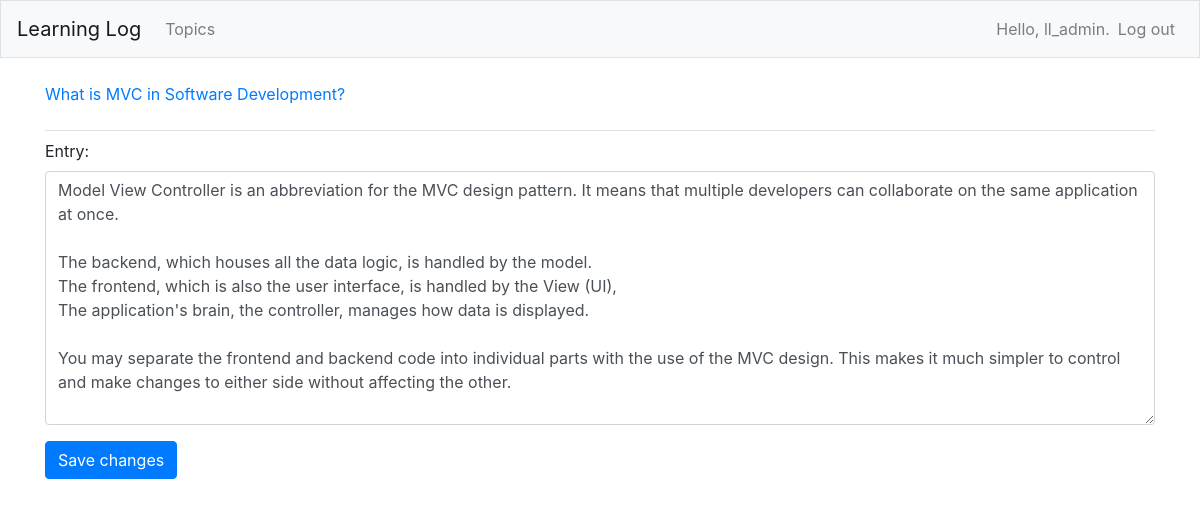
The app's page /edit_entry/8/ (signed in) with its own data.
### learning_logs/models.py (models this page shows, shortened)
class Topic(models.Model):
    text = models.CharField(max_length=200)
    date_added = models.DateTimeField(auto_now_add=True)
    owner = models.ForeignKey(User, on_delete=models.CASCADE)
    def __str__(self):
        return self.text

class Entry(models.Model):
    topic = models.ForeignKey(Topic, on_delete=models.CASCADE)
    text = models.TextField()
    date_added = models.DateTimeField(auto_now_add=True)
    class Meta:
        verbose_name_plural = 'entries'

### learning_logs/views.py (the view)
# urls.py: path('edit_entry/<int:entry_id>/', views.edit_entry, name='edit_entry'),
@login_required
def edit_entry(request, entry_id):
    entry = Entry.objects.get(id=entry_id)
    topic = entry.topic
    if topic.owner != request.user:
        raise Http404
    if request.method != 'POST':
        form = EntryForm(instance=entry)
    else:
        form = EntryForm(instance=entry, data=request.POST)
        if form.is_valid():
            form.save()
            return redirect('learning_logs:topic', topic_id=topic.id)
    context = {'entry': entry, 'topic': topic, 'form': form}
    return render(request, 'learning_logs/edit_entry.html', context)

### learning_logs/forms.py
class EntryForm(forms.ModelForm):
    class Meta:
        model = Entry
        fields = ['text']
        labels = {'text': 'Entry:'}
        widgets = {'text': forms.Textarea(attrs={'cols': 80})}

### learning_logs/templates/learning_logs/edit_entry.html (shortened to what this page needs)
{% extends "learning_logs/base.html" %}
{% load bootstrap4 %}
{% block page_header %}
    <p><a href="{% url 'learning_logs:topic' topic.id %}">{{ topic }}</a></p>
{% endblock page_header %}
    {% block content %}
    <form class="form" action="{% url 'learning_logs:edit_entry' entry.id %}" method='post'>
        {% bootstrap_form form %}
        {% buttons %}
            <button class="btn btn-primary" name="submit">Save changes</button>
        {% endbuttons %}
    </form>
{% endblock content %}

### learning_logs/templates/learning_logs/base.html (shortened to what this page needs)
{% load bootstrap4 %}
<!doctype html>
<html lang="en">
<head>
    {% bootstrap_css %}
</head>
<body>
    <nav class="navbar navbar-expand-md navbar-light bg-light mb-4 border">
        <a class="navbar-brand" href="{% url 'learning_logs:index'%}">
            Learning Log</a>
            <div class="collapse navbar-collapse" id="navbarCollapse">
                <ul class="navbar-nav mr-auto">
                        <li class="nav-item">
                            <a class="nav-link" href="{% url 'learning_logs:topics'%}">
                                Topics</a>
                        </li>
                </ul>
                <ul class="navbar-nav ml-auto">
                    {% if user.is_authenticated %}
                        <li class="nav-item">
                            <span class="navbar-text">Hello, {{ user.username }}.</span>
                        </li>
                        <li class="nav-item">
                            <a class="nav-link" href="{% url 'users:logout' %}">Log out</a>
                        </li>
                    {% endif %}
                </ul>
            </div>
        </nav>
        <main role="main" class="container">
            <div class="pb-2 mb-2 border-bottom">
                {% block page_header %}{% endblock page_header %}
            </div>
            <div>
                {% block content %}{% endblock content %}
            </div>
        </main>
    </body>
</html>

### records on screen
Topic: text "What is MVC in Software Development?"
Entry: text "Model View Controller is an abbreviation for the MVC design pattern. It means that multiple developers can collaborate on the same application at once. The backend, which houses all the data logic, is handled by the model. The frontend, which is also the user interface, is handled by the View (UI), The application's brain, the controller, manages how data is displayed. You may separate the frontend and backend code into individual parts with the use of the MVC design. This makes it much simpler to control and make changes to either side without affecting the other."

### other values on screen
{{ user.username }} "ll_admin"
